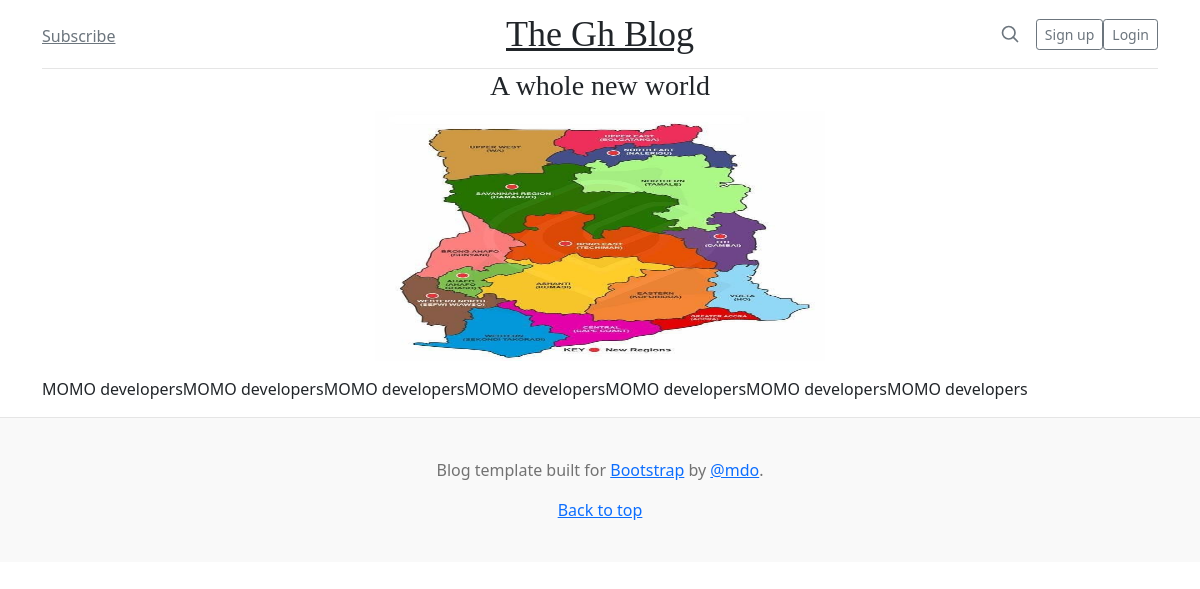
Screenshot of /3/ with the database file from the repository.
### blog/models.py (models this page shows, shortened)
class Blog(models.Model):
    STATUS_CHOICES = (
        ('draft', 'draft'),
        ('published', 'published')
    )
    author = models.ForeignKey(User, on_delete=models.CASCADE)
    title = models.CharField(max_length=105)
    cover_image = models.ImageField(upload_to='images/', blank=True, null=True)
    body = RichTextField()
    date_published = models.DateTimeField()
    status = models.CharField(max_length=10, choices=STATUS_CHOICES)
    category = models.ForeignKey(Category, related_name='posts', on_delete=models.CASCADE, max_length=50)
    class Meta:
        ordering = ('-date_published',)

### blog/views.py (the view)
# urls.py: path('<int:id>/', views.detail_view, name='detail_view' ),
def detail_view(request, id):
    blog = get_object_or_404(Blog, id=id)
    template_name = 'blog/detail_view.html'
    context = {'blog': blog}
    return render(request, template_name, context)

### blog/templates/blog/detail_view.html (shortened to what this page needs)
{% extends 'blog/base.html' %}
{% load static %}
    {% block content %}
        <div style="text-align: center;">
          <h3>{{blog.title}}</h3>
        <img src="{{blog.cover_image.url}}" alt="" width="450" height="250">
        </div>
        <div class="mt-3">
          {% autoescape on %}
            <p>{{ blog.body|safe }}</p>
          {% endautoescape %}
        </div>
    {% endblock %}

### blog/static/blog/styles.css (style rules this page uses)
h1, h2, h3, h4, h5, h6 { font-family: "Playfair Display", Georgia, "Times New Roman", serif; }

### rows the page displays
Blog: title "A whole new world", cover_image (picture), body "MOMO developersMOMO developersMOMO developersMOMO developersMOMO developersMOMO developersMOMO developers"
